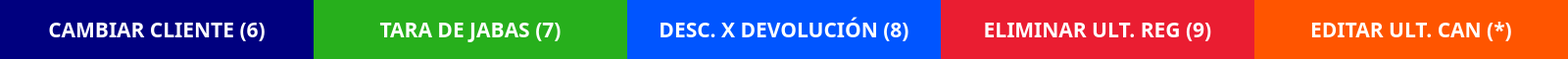
    <widget class="QFrame" name="frmOpciones">
     <property name="geometry">
      <rect>
       <x>0</x>
       <y>800</y>
       <width>1600</width>
       <height>60</height>
      </rect>
     </property>
     <property name="frameShape">
      <enum>QFrame::StyledPanel</enum>
     </property>
     <property name="frameShadow">
      <enum>QFrame::Raised</enum>
     </property>
     <widget class="QLabel" name="btnCambiarCliente">
      <property name="geometry">
       <rect>
        <x>0</x>
        <y>0</y>
        <width>320</width>
        <height>60</height>
       </rect>
      </property>
      <property name="font">
       <font>
        <family>Poppins</family>
        <pointsize>16</pointsize>
        <weight>75</weight>
        <bold>true</bold>
       </font>
      </property>
      <property name="styleSheet">
       <string notr="true">background-color: rgb(0, 0, 127);
color: rgb(255, 255, 255);</string>
      </property>
      <property name="text">
       <string>CAMBIAR CLIENTE (6)</string>
      </property>
      <property name="alignment">
       <set>Qt::AlignCenter</set>
      </property>
     </widget>
     <widget class="QLabel" name="btnTaraDeJabas">
      <property name="geometry">
       <rect>
        <x>320</x>
        <y>0</y>
        <width>320</width>
        <height>60</height>
       </rect>
      </property>
      <property name="font">
       <font>
        <family>Poppins</family>
        <pointsize>16</pointsize>
        <weight>75</weight>
        <bold>true</bold>
       </font>
      </property>
      <property name="styleSheet">
       <string notr="true">background-color: rgb(39, 175, 28);
color: rgb(255, 255, 255);</string>
      </property>
      <property name="text">
       <string>TARA DE JABAS (7)</string>
      </property>
      <property name="alignment">
       <set>Qt::AlignCenter</set>
      </property>
     </widget>
     <widget class="QLabel" name="btnDescuentoXDevolucion">
      <property name="geometry">
       <rect>
        <x>640</x>
        <y>0</y>
        <width>320</width>
        <height>60</height>
       </rect>
      </property>
      <property name="font">
       <font>
        <family>Poppins</family>
        <pointsize>16</pointsize>
        <weight>75</weight>
        <bold>true</bold>
       </font>
      </property>
      <property name="styleSheet">
       <string notr="true">background-color: rgb(0, 85, 255);
color: rgb(255, 255, 255);</string>
      </property>
      <property name="text">
       <string>DESC. X DEVOLUCIÓN (8)</string>
      </property>
      <property name="alignment">
       <set>Qt::AlignCenter</set>
      </property>
     </widget>
     <widget class="QLabel" name="btnEliminarUltimaPesada">
      <property name="geometry">
       <rect>
        <x>960</x>
        <y>0</y>
        <width>320</width>
        <height>60</height>
       </rect>
      </property>
      <property name="font">
       <font>
        <family>Poppins</family>
        <pointsize>16</pointsize>
        <weight>75</weight>
        <bold>true</bold>
       </font>
      </property>
      <property name="styleSheet">
       <string notr="true">background-color: rgb(234, 29, 49);
color: rgb(255, 255, 255);</string>
      </property>
      <property name="text">
       <string>ELIMINAR ULT. REG (9)</string>
      </property>
      <property name="alignment">
       <set>Qt::AlignCenter</set>
      </property>
     </widget>
     <widget class="QLabel" name="btnEditarUltimaCantidad">
      <property name="geometry">
       <rect>
        <x>1280</x>
        <y>0</y>
        <width>320</width>
        <height>60</height>
       </rect>
      </property>
      <property name="font">
       <font>
        <family>Poppins</family>
        <pointsize>16</pointsize>
        <weight>75</weight>
        <bold>true</bold>
       </font>
      </property>
      <property name="styleSheet">
       <string notr="true">background-color: rgb(255, 85, 0);
color: rgb(255, 255, 255);</string>
      </property>
      <property name="text">
       <string>EDITAR ULT. CAN (*)</string>
      </property>
      <property name="alignment">
       <set>Qt::AlignCenter</set>
      </property>
     </widget>
    </widget>
